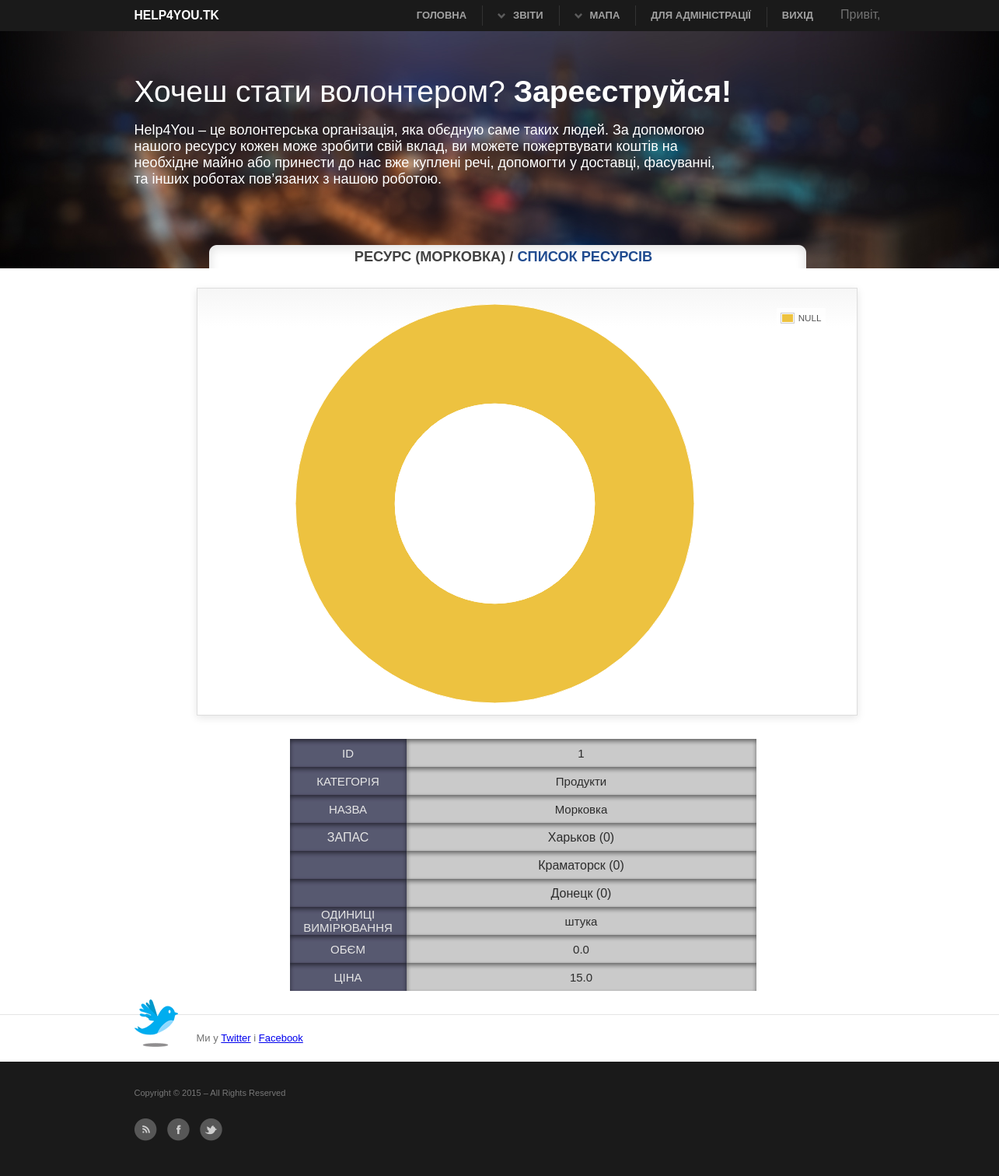
Before: /resource/grafik/1 (signed in) with the older database file.
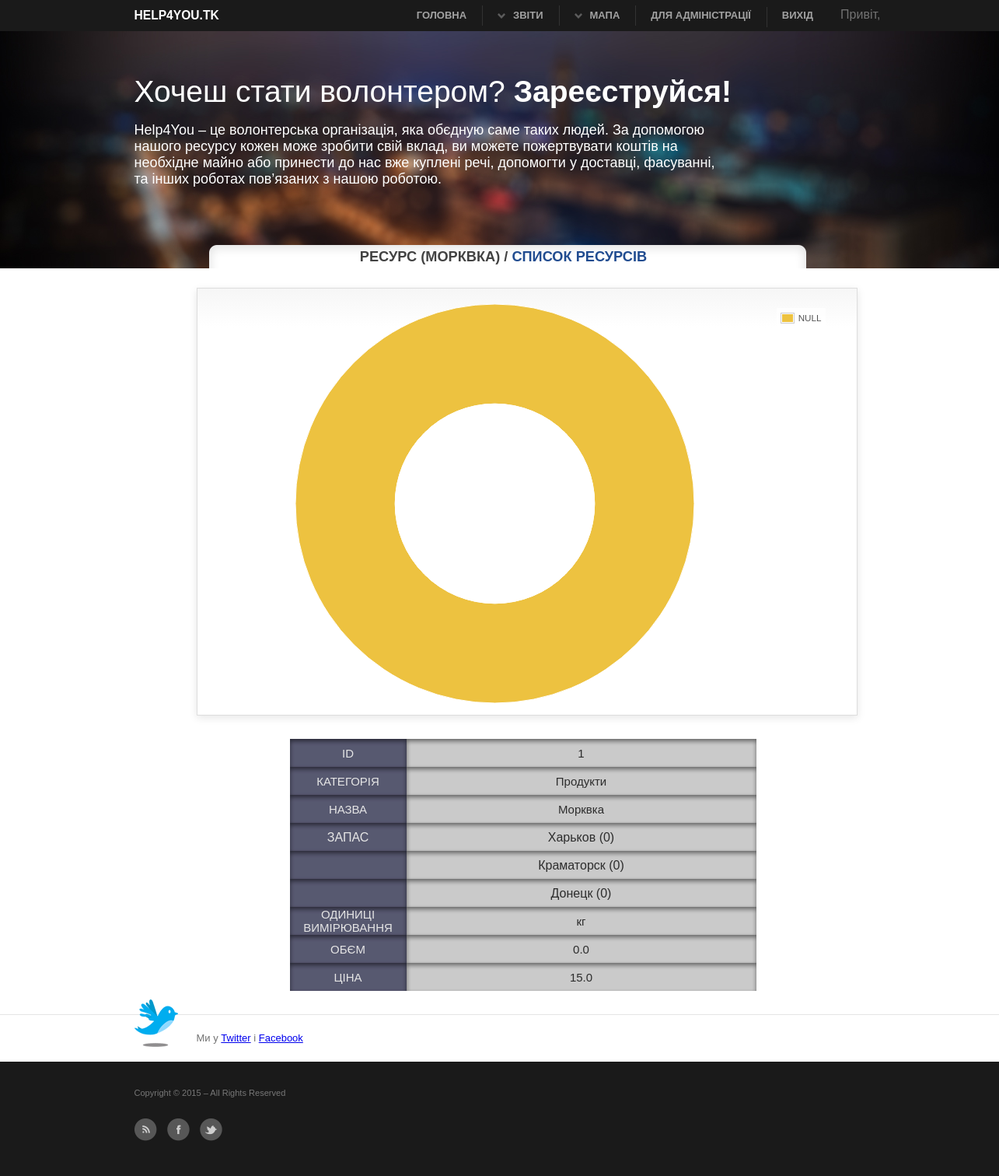
After: the same page with the newer database file.
### main/models.py (models this page shows, shortened)
class Resource(models.Model):
    category_resource = models.ForeignKey('CategoryResource',verbose_name=u'Категорія ресурса')
    name = models.CharField(max_length=30,verbose_name=u'Назва ресурсу')
    unit_of_mesure = models.CharField(max_length=30,verbose_name=u'Одиниця виміру')
    weight_one_unit = models.FloatField(verbose_name=u'Маса однієї одиниці', null=True)
    volume_of_one_unit = models.FloatField(verbose_name=u'Об"єм однієї одиниці')
    price_one_unit = models.FloatField(verbose_name=u'Ціна однієї одиниці')
    class Meta:
        verbose_name_plural = u'Ресурси'

class CategoryResource(models.Model):
    category = models.CharField(max_length=50, verbose_name=u'Категорія')
    class Meta:
        verbose_name_plural = u'Категорії ресурсів'
    def __unicode__(self):
        return self.category

### main/views.py (the view)
# urls.py: url(r'^resource/grafik/(?P<pk>\d+)$',ResourceGrafikView.as_view(),name = 'grafik_resource'),
class ResourceGrafikView(ListView):
    template_name = 'grafik_resource.html'
    model = Resource
    context_object_name = 'Resource'
    @method_decorator(staff_member_required)
    def dispatch(self, request, *args, **kwargs):
        return super(ResourceGrafikView, self).dispatch(request, *args,**kwargs)
    def get_context_data(self, **kwargs):
        context = super(ResourceGrafikView, self).get_context_data(**kwargs)
        data = list()
        resource = Resource.objects.get(pk=self.kwargs.get('pk'))
        rescol = Resource.objects.all()
        store_houses = StoreHouse.objects.all()
        for store_house in store_houses:
            stocks = Stock.objects.filter(store_house = store_house, resource=resource)
            total_amount = 0
            for stock in stocks:
                total_amount += stock.amount
            data.append({
                'store_house': store_house,
                'total_amount': total_amount,
            })
        context.update({
            'data': data,
            'res': rescol,
            'select_res': resource,
        })
        return context

### main/models.py (called while the page is built)
    def __unicode__(self):
        return self.geography_point.address

### main/templates/grafik_resource.html (shortened to what this page needs)
{% extends 'base.html' %}
{% block title %}
    <h3 class="title_list">Ресурс ({{ select_res.name }}) /  <a href="{% url 'list_resource' %}">Список ресурсів</a></h3>
{% endblock %}
{% block content %}
	    <div id="grafik">
		<div class="demo-container">
			<div id="placeholder" class="demo-placeholder"></div>
		</div>
	</div>
    <div id="view_tab">
    <table border="0">
    <tr>
        <td class="lef">ID</td>
        <td class="ri">{{select_res.pk}}</td>
    </tr>
    <tr>
        <td class="lef">КАТЕГОРІЯ</td>
        <td class="ri">{{ select_res.category_resource }}</td>
    </tr>
    <tr>
        <td class="lef">НАЗВА</td>
        <td class="ri">{{ select_res.name }}</td>
    </tr>
    <tr>
        <td class="lef_v"><p class="trrt">ЗАПАС</p></td>
        <td class="ri_v">
        {% for item in data %}
             <p class="kind_res">{{ item.store_house }} ({{ item.total_amount }})</p>
            {% endfor %}
        </td>
    </tr>
    <tr>
        <td class="lef">ОДИНИЦІ ВИМІРЮВАННЯ</td>
        <td class="ri">{{select_res.unit_of_mesure }}</td>
    </tr>
     <tr>
        <td class="lef">ОБЄМ</td>
        <td class="ri">{{ select_res.volume_of_one_unit }}</td>
    </tr>
    <tr>
        <td class="lef">ЦІНА</td>
        <td class="ri">{{ select_res.price_one_unit }}</td>
    </tr>
  </table>
    </div>
{% endblock %}

Changed rows visible on the page:
changed Resource "Продукти": name "МОРКОВКА" → "МОРКВКА"; name "Морковка" → "Морквка"; unit_of_mesure "штука" → "кг"
